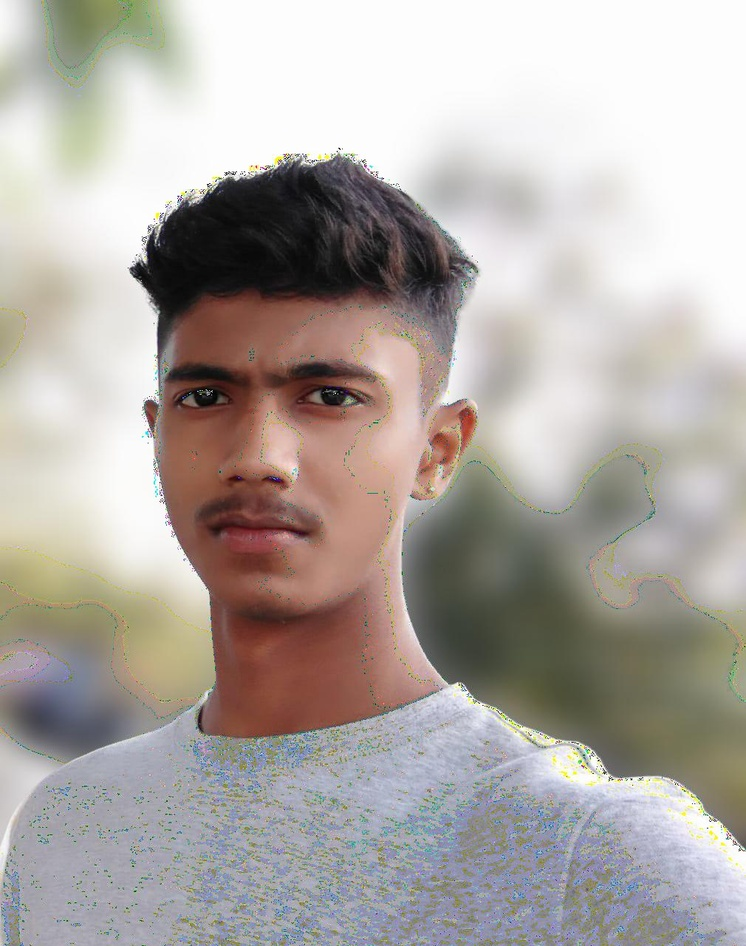
#> input picture decrypted_photo.jpg, 746 x 946 px, shrunk from 1010 x 1280 before the run
$ python image_encryption.py
#> lines starting #> are read from the running program, lines starting #| are printed output that depends on the picture
#> the answer given: 1
#> the answer given: 3
#> the answer given: decrypted_photo.jpg
#> the answer given: out.png
from PIL import Image

def encrypt_image(input_image, output_image, key):
#> called with input_image = 'decrypted_photo.jpg', output_image = 'out.png', key = 3
    img = Image.open(input_image)
#> img is the input picture: PIL image 746x946 RGB; mean R, G, B 175.7, 169.1, 164.2
    pixels = img.load()

    width, height = img.size
#> width = 746; height = 946

    for x in range(width):
        for y in range(height):
            r, g, b = pixels[x, y]

            # Encrypt pixel values
            r = (r + key) % 256
            g = (g + key) % 256
            b = (b + key) % 256

            pixels[x, y] = (r, g, b)

    img.save(output_image)
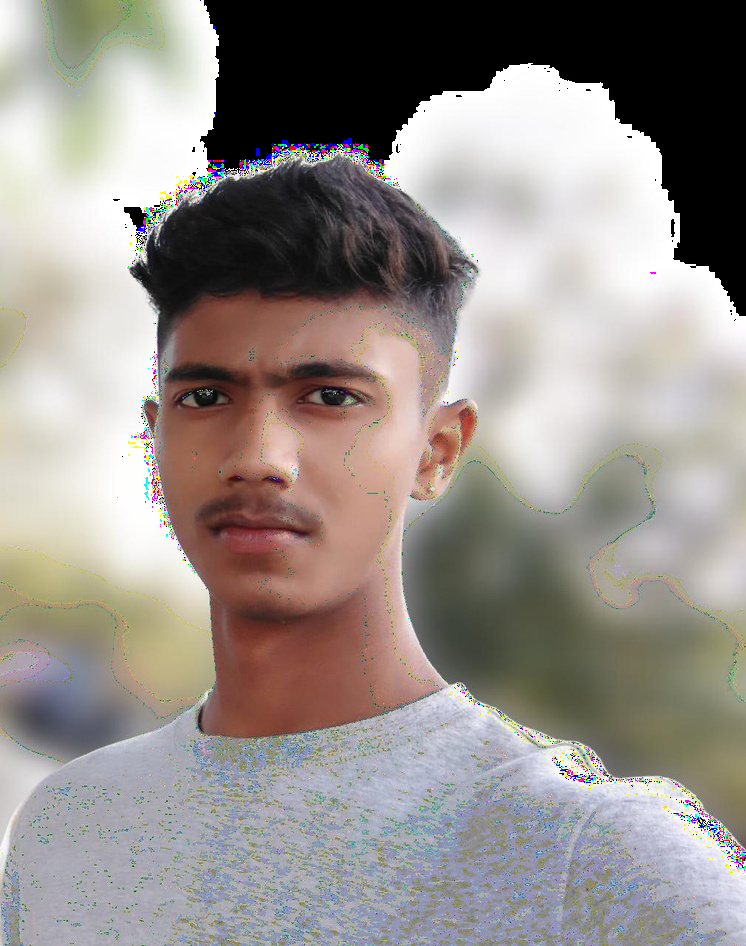
#> saved as out.png: PIL image 746x946 RGB; mean R, G, B 150.4, 143.8, 139.2
    print(f"Encrypted image saved as {output_image}")


def decrypt_image(input_image, output_image, key):
    img = Image.open(input_image)
    pixels = img.load()

    width, height = img.size

    for x in range(width):
        for y in range(height):
            r, g, b = pixels[x, y]

            # Decrypt pixel values
            r = (r - key) % 256
            g = (g - key) % 256
            b = (b - key) % 256

            pixels[x, y] = (r, g, b)

    img.save(output_image)
    print(f"Decrypted image saved as {output_image}")


# Main Program
print("1. Encrypt Image")
print("2. Decrypt Image")

choice = input("Enter your choice (1/2): ")
key = int(input("Enter encryption key (0-255): "))

if choice == "1":
    input_file = input("Enter input image path: ")
    output_file = input("Enter encrypted image name: ")
    encrypt_image(input_file, output_file, key)

elif choice == "2":
    input_file = input("Enter encrypted image path: ")
    output_file = input("Enter decrypted image name: ")
    decrypt_image(input_file, output_file, key)

else:
    print("Invalid choice!")
